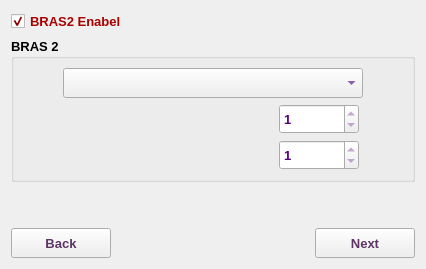
     <widget class="QWidget" name="bras2Tab">
      <attribute name="title">
       <string>BRAS 2</string>
      </attribute>
      <layout class="QVBoxLayout" name="verticalLayout_6">
       <item>
        <widget class="QCheckBox" name="bras2EnCB">
         <property name="font">
          <font>
           <family>Tahoma</family>
           <pointsize>10</pointsize>
           <weight>75</weight>
           <bold>true</bold>
          </font>
         </property>
         <property name="styleSheet">
          <string notr="true">color: rgb(170, 0, 0);</string>
         </property>
         <property name="text">
          <string>BRAS2 Enabel</string>
         </property>
         <property name="checked">
          <bool>true</bool>
         </property>
        </widget>
       </item>
       <item>
        <widget class="QGroupBox" name="bras2GB">
         <property name="font">
          <font>
           <family>Tahoma</family>
           <pointsize>10</pointsize>
           <weight>75</weight>
           <bold>true</bold>
          </font>
         </property>
         <property name="title">
          <string>BRAS 2</string>
         </property>
         <layout class="QVBoxLayout" name="verticalLayout_2">
          <item>
           <layout class="QHBoxLayout" name="horizontalLayout_4">
            <item>
             <spacer name="horizontalSpacer_5">
              <property name="font">
               <font>
                <family>Tahoma</family>
                <pointsize>10</pointsize>
               </font>
              </property>
              <property name="orientation">
               <enum>Qt::Horizontal</enum>
              </property>
              <property name="sizeHint" stdset="0">
               <size>
                <width>40</width>
                <height>20</height>
               </size>
              </property>
             </spacer>
            </item>
            <item>
             <widget class="QComboBox" name="bras2CB">
              <property name="minimumSize">
               <size>
                <width>300</width>
                <height>30</height>
               </size>
              </property>
              <property name="maximumSize">
               <size>
                <width>300</width>
                <height>30</height>
               </size>
              </property>
              <property name="font">
               <font>
                <family>Tahoma</family>
                <pointsize>10</pointsize>
                <weight>75</weight>
                <bold>true</bold>
               </font>
              </property>
              <property name="styleSheet">
               <string notr="true">color: rgb(85, 0, 127);</string>
              </property>
             </widget>
            </item>
            <item>
             <spacer name="horizontalSpacer_6">
              <property name="font">
               <font>
                <family>Tahoma</family>
                <pointsize>10</pointsize>
               </font>
              </property>
              <property name="orientation">
               <enum>Qt::Horizontal</enum>
              </property>
              <property name="sizeHint" stdset="0">
               <size>
                <width>40</width>
                <height>20</height>
               </size>
              </property>
             </spacer>
            </item>
           </layout>
          </item>
          <item>
           <layout class="QHBoxLayout" name="horizontalLayout_5">
            <item>
             <widget class="QLabel" name="b2a1Lbl">
              <property name="sizePolicy">
               <sizepolicy hsizetype="Expanding" vsizetype="Expanding">
                <horstretch>0</horstretch>
                <verstretch>0</verstretch>
               </sizepolicy>
              </property>
              <property name="minimumSize">
               <size>
                <width>250</width>
                <height>30</height>
               </size>
              </property>
              <property name="maximumSize">
               <size>
                <width>300</width>
                <height>30</height>
               </size>
              </property>
              <property name="font">
               <font>
                <family>Tahoma</family>
                <pointsize>10</pointsize>
                <weight>75</weight>
                <bold>true</bold>
               </font>
              </property>
              <property name="styleSheet">
               <string notr="true">color: rgb(0, 0, 127);</string>
              </property>
              <property name="text">
               <string/>
              </property>
              <property name="wordWrap">
               <bool>true</bool>
              </property>
             </widget>
            </item>
            <item>
             <widget class="QSpinBox" name="bras2Agg1EthSB">
              <property name="minimumSize">
               <size>
                <width>80</width>
                <height>30</height>
               </size>
              </property>
              <property name="maximumSize">
               <size>
                <width>80</width>
                <height>30</height>
               </size>
              </property>
              <property name="font">
               <font>
                <family>Tahoma</family>
                <pointsize>10</pointsize>
                <weight>75</weight>
                <bold>true</bold>
               </font>
              </property>
              <property name="styleSheet">
               <string notr="true">color: rgb(85, 0, 127);</string>
              </property>
              <property name="readOnly">
               <bool>true</bool>
              </property>
              <property name="minimum">
               <number>-1</number>
              </property>
              <property name="maximum">
               <number>1000</number>
              </property>
              <property name="value">
               <number>1</number>
              </property>
             </widget>
            </item>
            <item>
             <spacer name="horizontalSpacer_7">
              <property name="font">
               <font>
                <family>Tahoma</family>
                <pointsize>10</pointsize>
               </font>
              </property>
              <property name="orientation">
               <enum>Qt::Horizontal</enum>
              </property>
              <property name="sizeHint" stdset="0">
               <size>
                <width>40</width>
                <height>20</height>
               </size>
              </property>
             </spacer>
            </item>
           </layout>
          </item>
          <item>
           <layout class="QHBoxLayout" name="horizontalLayout_6">
            <item>
             <widget class="QLabel" name="b2a2Lbl">
              <property name="sizePolicy">
               <sizepolicy hsizetype="Expanding" vsizetype="Expanding">
                <horstretch>0</horstretch>
                <verstretch>0</verstretch>
               </sizepolicy>
              </property>
              <property name="minimumSize">
               <size>
                <width>250</width>
                <height>30</height>
               </size>
              </property>
              <property name="maximumSize">
               <size>
                <width>300</width>
                <height>30</height>
               </size>
              </property>
              <property name="font">
               <font>
                <family>Tahoma</family>
                <pointsize>10</pointsize>
                <weight>75</weight>
                <bold>true</bold>
               </font>
              </property>
              <property name="styleSheet">
               <string notr="true">color: rgb(0, 0, 127);</string>
              </property>
              <property name="text">
               <string/>
              </property>
              <property name="wordWrap">
               <bool>true</bool>
              </property>
             </widget>
            </item>
            <item>
             <widget class="QSpinBox" name="bras2Agg2EthSB">
              <property name="minimumSize">
               <size>
                <width>80</width>
                <height>30</height>
               </size>
              </property>
              <property name="maximumSize">
               <size>
                <width>80</width>
                <height>30</height>
               </size>
              </property>
              <property name="font">
               <font>
                <family>Tahoma</family>
                <pointsize>10</pointsize>
                <weight>75</weight>
                <bold>true</bold>
               </font>
              </property>
              <property name="styleSheet">
               <string notr="true">color: rgb(85, 0, 127);</string>
              </property>
              <property name="readOnly">
               <bool>true</bool>
              </property>
              <property name="minimum">
               <number>-1</number>
              </property>
              <property name="maximum">
               <number>1000</number>
              </property>
              <property name="value">
               <number>1</number>
              </property>
             </widget>
            </item>
            <item>
             <spacer name="horizontalSpacer_8">
              <property name="font">
               <font>
                <family>Tahoma</family>
                <pointsize>10</pointsize>
               </font>
              </property>
              <property name="orientation">
               <enum>Qt::Horizontal</enum>
              </property>
              <property name="sizeHint" stdset="0">
               <size>
                <width>40</width>
                <height>20</height>
               </size>
              </property>
             </spacer>
            </item>
           </layout>
          </item>
         </layout>
        </widget>
       </item>
       <item>
        <spacer name="verticalSpacer_2">
         <property name="orientation">
          <enum>Qt::Vertical</enum>
         </property>
         <property name="sizeHint" stdset="0">
          <size>
           <width>20</width>
           <height>40</height>
          </size>
         </property>
        </spacer>
       </item>
       <item>
        <layout class="QHBoxLayout" name="horizontalLayout_13">
         <item>
          <widget class="QPushButton" name="back2Btn">
           <property name="enabled">
            <bool>true</bool>
           </property>
           <property name="sizePolicy">
            <sizepolicy hsizetype="Preferred" vsizetype="Preferred">
             <horstretch>0</horstretch>
             <verstretch>0</verstretch>
            </sizepolicy>
           </property>
           <property name="minimumSize">
            <size>
             <width>100</width>
             <height>30</height>
            </size>
           </property>
           <property name="maximumSize">
            <size>
             <width>200</width>
             <height>30</height>
            </size>
           </property>
           <property name="font">
            <font>
             <family>Tahoma</family>
             <pointsize>10</pointsize>
             <weight>75</weight>
             <bold>true</bold>
            </font>
           </property>
           <property name="styleSheet">
            <string notr="true">color: rgb(92, 53, 102);</string>
           </property>
           <property name="text">
            <string>Back</string>
           </property>
           <property name="icon">
            <iconset resource="../../../../../image.qrc">
             <normaloff>:/Image/back.png</normaloff>:/Image/back.png</iconset>
           </property>
           <property name="iconSize">
            <size>
             <width>20</width>
             <height>20</height>
            </size>
           </property>
          </widget>
         </item>
         <item>
          <spacer name="horizontalSpacer_11">
           <property name="font">
            <font>
             <family>Tahoma</family>
             <pointsize>10</pointsize>
            </font>
           </property>
           <property name="orientation">
            <enum>Qt::Horizontal</enum>
           </property>
           <property name="sizeHint" stdset="0">
            <size>
             <width>40</width>
             <height>20</height>
            </size>
           </property>
          </spacer>
         </item>
         <item>
          <widget class="QPushButton" name="next2Btn">
           <property name="enabled">
            <bool>true</bool>
           </property>
           <property name="sizePolicy">
            <sizepolicy hsizetype="Preferred" vsizetype="Preferred">
             <horstretch>0</horstretch>
             <verstretch>0</verstretch>
            </sizepolicy>
           </property>
           <property name="minimumSize">
            <size>
             <width>100</width>
             <height>30</height>
            </size>
           </property>
           <property name="maximumSize">
            <size>
             <width>200</width>
             <height>30</height>
            </size>
           </property>
           <property name="font">
            <font>
             <family>Tahoma</family>
             <pointsize>10</pointsize>
             <weight>75</weight>
             <bold>true</bold>
            </font>
           </property>
           <property name="styleSheet">
            <string notr="true">color: rgb(92, 53, 102);</string>
           </property>
           <property name="text">
            <string>Next</string>
           </property>
           <property name="icon">
            <iconset resource="../../../../../image.qrc">
             <normaloff>:/Image/next.png</normaloff>:/Image/next.png</iconset>
           </property>
           <property name="iconSize">
            <size>
             <width>20</width>
             <height>20</height>
            </size>
           </property>
          </widget>
         </item>
        </layout>
       </item>
      </layout>
     </widget>
